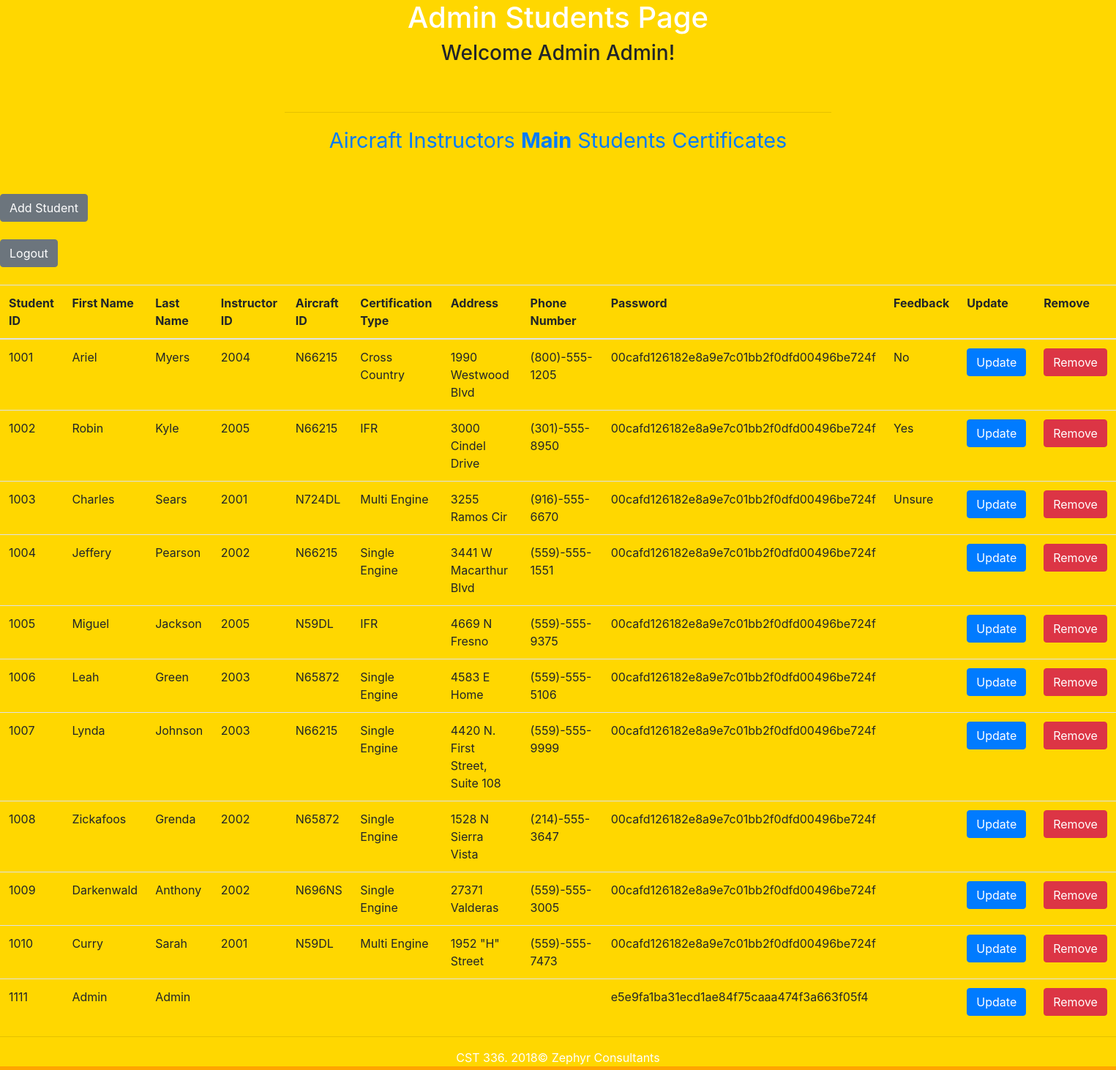
/finalProject/admin/studentsSubAdmin.php (signed in), run on the app's committed database.
### tables this page shows
CREATE TABLE `students` (
  `studentid` int(10) NOT NULL,
  `firstname` char(35) DEFAULT NULL,
  `lastname` char(35) DEFAULT NULL,
  `instructorid` int(10) DEFAULT NULL,
  `aircraft_id` char(7) DEFAULT NULL,
  `cert_type` char(20) DEFAULT NULL,
  `address` char(50) DEFAULT NULL,
  `phone_number` varchar(50) DEFAULT NULL,
  `password` varchar(40) NOT NULL,
  `feedback` varchar(40) DEFAULT NULL
);

### finalProject/admin/studentsSubAdmin.php (the view, shortened to what this page needs)
<?php
$conn = getDatabaseConnection("channel_islands");
function displayAllStudents() {
    global $conn;
    $sql="SELECT * FROM students";
    $statement = $conn->prepare($sql);
    $statement->execute();
    $records = $statement->fetchAll(PDO::FETCH_ASSOC);
    return $records;
}
?>
<!DOCTYPE html>
<html>
    <head>
        <link rel="stylesheet" href="https://stackpath.bootstrapcdn.com/bootstrap/4.1.2/css/bootstrap.min.css">
        <link href="css/styles.css" rel="stylesheet" type="text/css" />
    </head>
    <body>
        <header>
            <h1> Admin Students Page </h1>
        </header>
        <h3> Welcome <?=$_SESSION['adminName']?>!</h3><br />
        <nav>
            <hr width="50%" />
            <a href="aircraftSubAdmin.php">Aircraft</a>
            <a href="instructorsSubAdmin.php">Instructors</a>
            <a href="mainAdmin.php"><strong>Main</strong></a>
            <a href="studentsSubAdmin.php">Students</a>
            <a href="certificatesSubAdmin.php">Certificates</a>
        </nav>
        <br /><br />
        <form action="addStudents.php">
            <input type="submit" class = 'btn btn-secondary' id = "beginning" name="addStudents" value="Add Student"/>
        </form>
        <br />
        <form action="/cst336/finalProject/logout.php">
            <input type="submit" class = 'btn btn-secondary' id = "beginning" value="Logout"/>
        </form>
        <br />
        <?php
        $records=displayAllStudents();
        echo "<table class='table table-hover'>";
        echo "<thread>
        <tr>
            <th scope='col'>Student ID</th>
            <th scope='col'>First Name</th>
            <th scope='col'>Last Name</th>
            <th scope='col'>Instructor ID</th>
            <th scope='col'>Aircraft ID</th>
            <th scope='col'>Certification Type</th>
            <th scope='col'>Address</th>
            <th scope='col'>Phone Number</th>
            <th scope='col'>Password</th>
            <th scope='col'>Feedback</th>
            <th scope='col'>Update</th>
            <th scope='col'>Remove</th>
        </tr>
       </thread>";
       echo"<tbody>";
       foreach($records as $record) {
           echo "<tr>";
           echo "<td>" . $record['studentid'] . "</td>";
           echo "<td>" . $record['firstname'] . "</td>";
           echo "<td>" . $record['lastname'] . "</td>";
           echo "<td>" . $record['instructorid'] . "</td>";
           echo "<td>" . $record['aircraft_id'] . "</td>";
           echo "<td>" . $record['cert_type'] . "</td>";
           echo "<td>" . $record['address'] . "</td>";
           echo "<td>" . $record['phone_number'] . "</td>";
           echo "<td>" . $record['password'] . "</td>";
           echo "<td>" . $record['feedback'] . "</td>";
           echo "<td><a class='btn btn-primary' href='updateStudents.php?studentid=" . $record['studentid'] . "'>Update</a></td>";
           echo "<form action='deleteStudents.php' onsubmit='return confirmDelete()'>";
           echo "<td><input type='submit' class = 'btn btn-danger' value='Remove'></td>";
       }
       echo "</tbody>";
       echo "</table>";
       ?>
       <footer>
            <hr>
            CST 336. 2018&copy;  Zephyr Consultants <br />
        </footer>
    </body>
</html>

### finalProject/admin/css/styles.css (style rules this page uses)
nav { padding: 15px; padding-bottom: 4px; font-size: 1.8em; text-decoration: none; color: white; }
h3 { text-align: center; }
header, nav { text-align: center; color: white; }
body { background-color:gold; }
footer { text-align: center; color: white; border-bottom: 5px orange solid; }

### data on the page
students: studentid "1001", firstname "Ariel", lastname "Myers", instructorid "2004", aircraft "N66215", cert_type "Cross Country", address "1990 Westwood Blvd", phone_number "(800)-555-1205", password "00cafd126182e8a9e7c01bb2f0dfd00496be724f", feedback "No"
students: studentid "1002", firstname "Robin", lastname "Kyle", instructorid "2005", aircraft "N66215", cert_type "IFR", address "3000 Cindel Drive", phone_number "(301)-555-8950", password "00cafd126182e8a9e7c01bb2f0dfd00496be724f", feedback "Yes"
students: studentid "1003", firstname "Charles", lastname "Sears", instructorid "2001", aircraft "N724DL", cert_type "Multi Engine", address "3255 Ramos Cir", phone_number "(916)-555-6670", password "00cafd126182e8a9e7c01bb2f0dfd00496be724f", feedback "Unsure"
students: studentid "1004", firstname "Jeffery", lastname "Pearson", instructorid "2002", aircraft "N66215", cert_type "Single Engine", address "3441 W Macarthur Blvd", phone_number "(559)-555-1551", password "00cafd126182e8a9e7c01bb2f0dfd00496be724f"
students: studentid "1005", firstname "Miguel", lastname "Jackson", instructorid "2005", aircraft "N59DL", cert_type "IFR", address "4669 N Fresno", phone_number "(559)-555-9375", password "00cafd126182e8a9e7c01bb2f0dfd00496be724f"
students: studentid "1006", firstname "Leah", lastname "Green", instructorid "2003", aircraft "N65872", cert_type "Single Engine", address "4583 E Home", phone_number "(559)-555-5106", password "00cafd126182e8a9e7c01bb2f0dfd00496be724f"
students: studentid "1007", firstname "Lynda", lastname "Johnson", instructorid "2003", aircraft "N66215", cert_type "Single Engine", address "4420 N. First Street, Suite 108", phone_number "(559)-555-9999", password "00cafd126182e8a9e7c01bb2f0dfd00496be724f"
students: studentid "1008", firstname "Zickafoos", lastname "Grenda", instructorid "2002", aircraft "N65872", cert_type "Single Engine", address "1528 N Sierra Vista", phone_number "(214)-555-3647", password "00cafd126182e8a9e7c01bb2f0dfd00496be724f"
students: studentid "1009", firstname "Darkenwald", lastname "Anthony", instructorid "2002", aircraft "N696NS", cert_type "Single Engine", address "27371 Valderas", phone_number "(559)-555-3005", password "00cafd126182e8a9e7c01bb2f0dfd00496be724f"
students: studentid "1010", firstname "Curry", lastname "Sarah", instructorid "2001", aircraft "N59DL", cert_type "Multi Engine", address "1952 \"H\" Street", phone_number "(559)-555-7473", password "00cafd126182e8a9e7c01bb2f0dfd00496be724f"
students: studentid "1111", firstname "Admin", lastname "Admin", password "e5e9fa1ba31ecd1ae84f75caaa474f3a663f05f4"

### other printed values
$_SESSION['adminName'] "Admin Admin"
